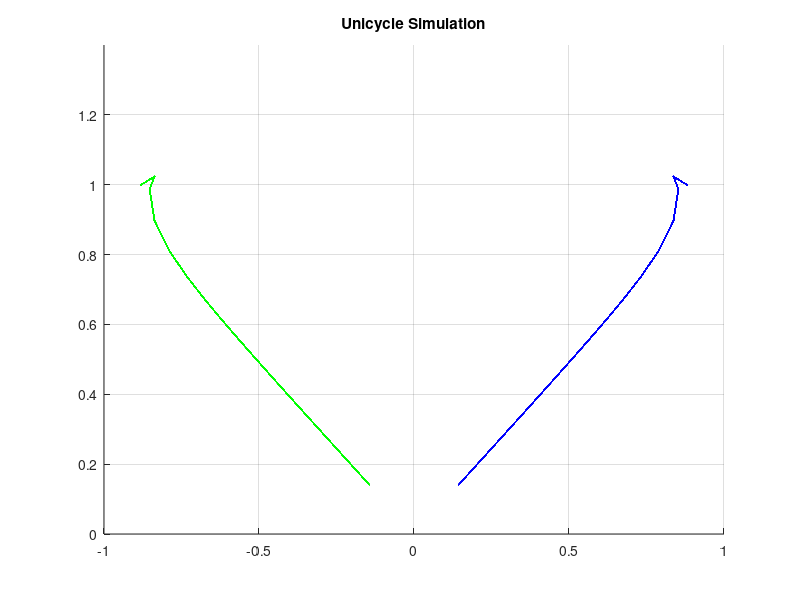

The MATLAB script that drew this image:
clear; clc;
T=1000;
dt=0.1;
e=0.2;
x=1;
y=1;
theta=0;
x_traj=[];
y_traj=[];
figure;
hold on; grid on;
xlim([-1 1]);
ylim([0 1.4]);
title('Unicycle Simulation');

for i=1:T
    
    v=-x*cos(theta)-y*sin(theta)-e;
    w=(1/e)*(x*sin(theta)-y*cos(theta));
    x=x+v*cos(theta)*dt;
    y=y+v*sin(theta)*dt;
    theta=theta+w*dt;
    x_traj=[x_traj x];
    y_traj=[y_traj y];
    

    plot(x_traj,y_traj,'b')
    plot(-x_traj,y_traj,'g')
    pause(0.01)
end
